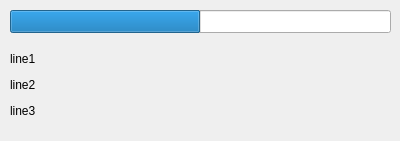
<?xml version="1.0" encoding="UTF-8"?>
<ui version="4.0">
 <class>TQtWait</class>
 <widget class="QDialog" name="TQtWait">
  <property name="geometry">
   <rect>
    <x>0</x>
    <y>0</y>
    <width>400</width>
    <height>141</height>
   </rect>
  </property>
  <property name="windowTitle">
   <string>Dialog</string>
  </property>
  <widget class="QLabel" name="labelText">
   <property name="geometry">
    <rect>
     <x>10</x>
     <y>40</y>
     <width>381</width>
     <height>91</height>
    </rect>
   </property>
   <property name="text">
    <string>&lt;html&gt;&lt;head/&gt;&lt;body&gt;&lt;p&gt;line1&lt;/p&gt;&lt;p&gt;line2&lt;/p&gt;&lt;p&gt;line3&lt;/p&gt;&lt;/body&gt;&lt;/html&gt;</string>
   </property>
  </widget>
  <widget class="QProgressBar" name="progressBarWait">
   <property name="geometry">
    <rect>
     <x>10</x>
     <y>10</y>
     <width>381</width>
     <height>23</height>
    </rect>
   </property>
   <property name="value">
    <number>50</number>
   </property>
   <property name="textVisible">
    <bool>false</bool>
   </property>
   <property name="invertedAppearance">
    <bool>false</bool>
   </property>
  </widget>
 </widget>
 <resources/>
 <connections/>
</ui>
